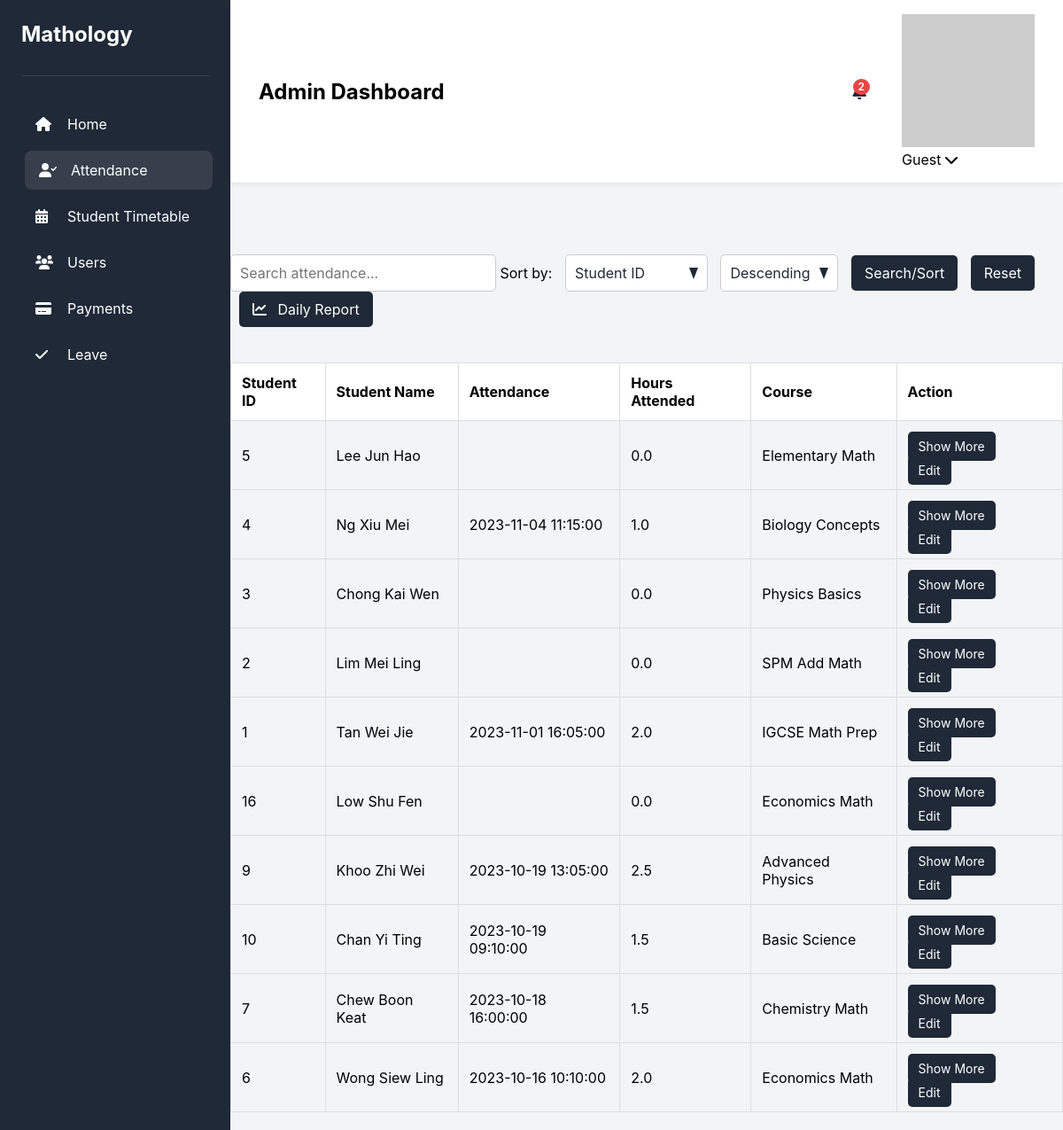
The app's page /Pages/admin/attendance.php, older data.
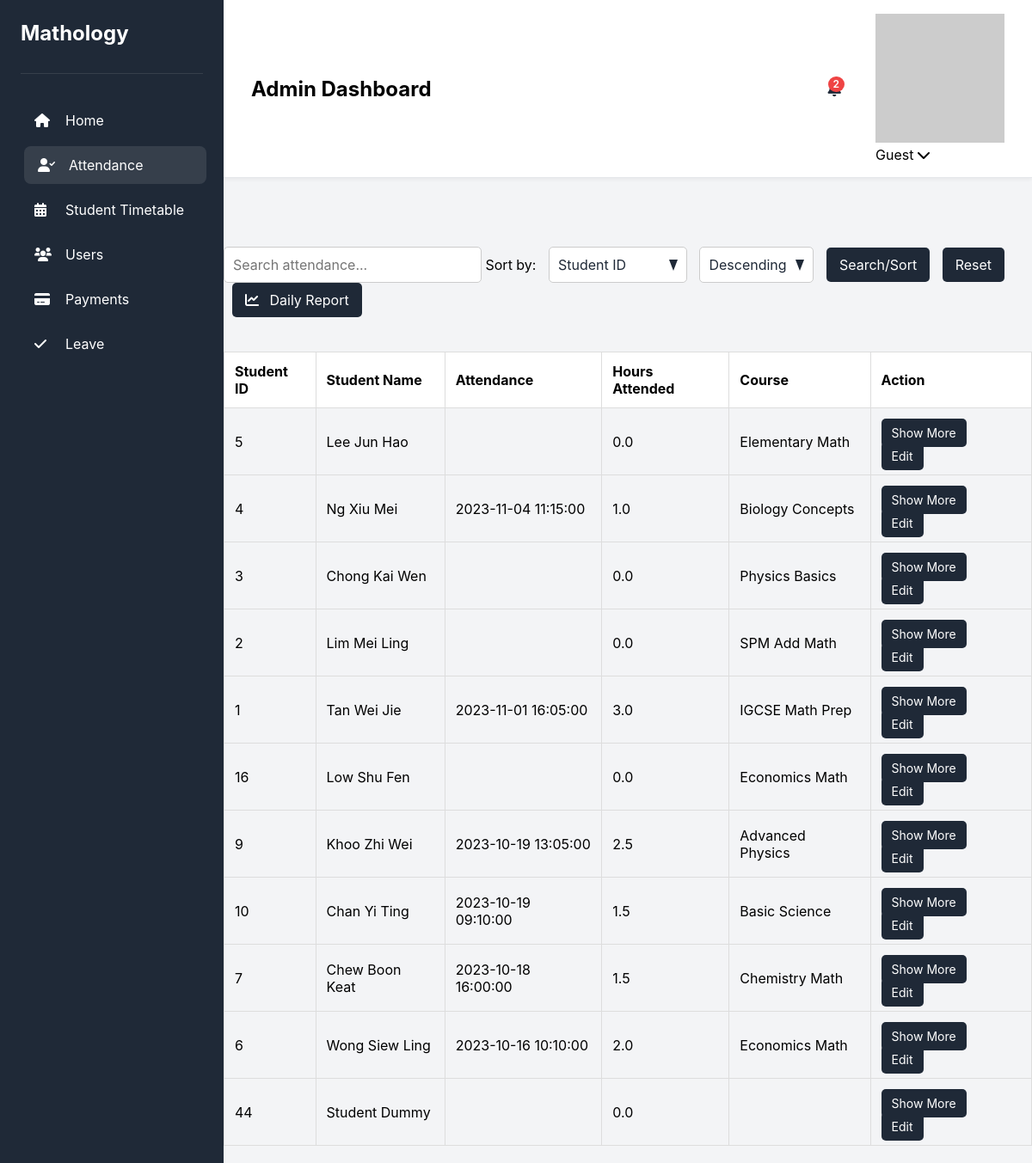
The same page, newer data.
### tables this page shows
CREATE TABLE `attendance_records` (
  `record_id` int(11) NOT NULL,
  `student_id` int(11) DEFAULT NULL,
  `instructor_id` int(11) DEFAULT NULL,
  `timetable_datetime` datetime NOT NULL COMMENT 'Scheduled date/time of the session',
  `attendance_datetime` datetime DEFAULT NULL COMMENT 'Actual date/time of attendance',
  `hours_attended` decimal(4,1) DEFAULT 0.0 COMMENT 'In 0.5 increments (e.g., 1.5 hours)',
  `hours_replacement` decimal(4,1) DEFAULT 0.0 COMMENT 'Replacement hours booked',
  `hours_remaining` decimal(4,1) DEFAULT 0.0 COMMENT 'Remaining balance (e.g., for packages)',
  `status` enum('attended','missed','replacement_booked') DEFAULT 'attended',
  `created_at` timestamp NOT NULL DEFAULT current_timestamp(),
  `updated_at` timestamp NOT NULL DEFAULT current_timestamp() ON UPDATE current_timestamp(),
  `course` varchar(100) NOT NULL COMMENT 'Course name (matches student/instructor timetable)'
);

CREATE TABLE `students` (
  `student_id` int(11) NOT NULL,
  `Last_Name` varchar(50) DEFAULT NULL,
  `First_Name` varchar(50) DEFAULT NULL,
  `Gender` tinyint(1) DEFAULT NULL,
  `DOB` date DEFAULT NULL,
  `School_Syllabus` text DEFAULT NULL,
  `School_Intake` varchar(20) DEFAULT NULL,
  `Current_School_Grade` text DEFAULT NULL,
  `School` varchar(100) DEFAULT NULL,
  `Mathology_Level` text DEFAULT NULL,
  `enrollment_date` date DEFAULT NULL,
  `status` enum('active','inactive','graduated') DEFAULT 'active',
  `How_Did_You_Heard_About_Us` varchar(100) DEFAULT NULL
);

### sql/attendance_data.php (the view, shortened to what this page needs)
<?php
$sort_column = isset($_GET['sort']) ? $_GET['sort'] : 'timetable_datetime';
$sort_direction = isset($_GET['direction']) ? $_GET['direction'] : 'DESC';
switch ($sort) {
    default:
        $sort_column = "ar.timetable_datetime";
}
$sql = "
    SELECT
        ar.*,
        s.First_Name AS student_first_name, s.Last_Name AS student_last_name,
        i.First_Name AS instructor_first_name, i.Last_Name AS instructor_last_name
    FROM attendance_records ar
    LEFT JOIN students s ON ar.student_id = s.student_id
    LEFT JOIN instructor i ON ar.instructor_id = i.instructor_id
";
$sql .= " ORDER BY $sort_column $sort_direction";
$result = $conn->query($sql);
echo "<table id='attendanceTable' class='attendence'>
        <thead>
            <tr class='attendance_title'>";
echo "<th>Student ID</th>";
echo "<th>Student Name</th>";
echo "<th>Attendance</th>";
echo "<th>Hours Attended</th>";
echo "<th>Course</th>";
echo "<th>Action</th>";
echo "  </tr>
        </thead>
        <tbody>";
if ($result && $result->num_rows > 0) {
    while ($row = $result->fetch_assoc()) {
        echo "<tr>";
        echo "<td data-student-id='{$row['student_id']}'>" . htmlspecialchars($row['student_id']) . "</td>";
        $studentName = htmlspecialchars($row['student_last_name'] . ' ' . $row['student_first_name']);
        echo "<td>$studentName</td>";
        echo "<td>" . htmlspecialchars($row['attendance_datetime']) . "</td>";
        echo "<td>" . htmlspecialchars($row['hours_attended']) . "</td>";
        echo "<td>" . htmlspecialchars($row['course']) . "</td>";
        echo "<td>
        <button onclick=\"toggleDetails('details-{$row['record_id']}')\">Show More</button>
                <a href='../../sql/edit_attendance.php?record_id={$row['record_id']}'>Edit</a>
              </td>";
        echo "</tr>";
    }
} else {
    echo "<tr><td colspan='6'>No attendance records found.</td></tr>";
}
echo "</tbody></table>";

### Pages/admin/attendance.php (shortened to what this page needs)
<?php
$search = isset($_GET['search']) ? $_GET['search'] : '';
$sort = isset($_GET['sort']) ? $_GET['sort'] : 'timetable_datetime';
$direction = isset($_GET['direction']) ? $_GET['direction'] : 'DESC';
?>
<!DOCTYPE html>
<html lang="en">
<head>
    <link rel="stylesheet" href="../../Styles/common.css" />
    <link rel="stylesheet" href="../../Styles/attendance.css?v=<?php echo time(); ?>" />
    <link rel="stylesheet" href="https://cdnjs.cloudflare.com/ajax/libs/font-awesome/6.0.0/css/all.min.css" />
</head>
<body>
    <div class="dashboard-container">
        <?php require("../includes/Aside_Nav.php"); ?>
        <main class="main-content">
            <?php require("../includes/Top_Nav_Bar_Admin.php"); ?>
            <br>
            <br>
            <br><br>
            <div class="search-bar">
                <form method="GET" action="attendance.php">
                    <input type="text" name="search" placeholder="Search attendance..." value="<?php echo htmlspecialchars($search); ?>">
                    <label for="sort">Sort by:</label>
                    <select id="sort" name="sort">
                        <option value="student_id" <?php if ($sort === 'student_id') echo 'selected'; ?>>Student ID</option>
                    </select>
                    <select id="direction" name="direction">
                        <option value="DESC" <?php if ($direction === 'DESC') echo 'selected'; ?>>Descending</option>
                    </select>
                    <button type="submit">Search/Sort</button>
                    <button type="button" id="reset-button" onclick="window.location='attendance.php'">Reset</button>
                    <button type="button" onclick="window.location='daily_report.php'">
                        <i class="fas fa-chart-line" style="margin-right: 8px;"></i> Daily Report
                    </button>
                </form>
            </div>
            <div class="table-container">
                <?php include '../../sql/attendance_data.php'; ?>
            </div>
        </main>
    </div>
</body>
</html>

### Pages/includes/Aside_Nav.php
<aside class="sidebar">
    <div class="logo-container">
        <h2>Mathology</h2>
    </div>
    <nav class="side-nav">
        <a href="../admin/dashboardAdmin.php"
            class="nav-item <?php echo basename($_SERVER['PHP_SELF']) == 'dashboardAdmin.php' ? 'active' : ''; ?>">
            <i class="fas fa-home"></i>
            <span>Home</span>
        </a>
        <a href="../admin/attendance.php"
            class="nav-item <?php echo basename($_SERVER['PHP_SELF']) == 'attendance.php' ? 'active' : ''; ?>">
            <i class="fas fa-user-check"></i>
            <span>Attendance</span>
        </a>
        <a href="../admin/timetable_approve.php"
            class="nav-item <?php echo basename($_SERVER['PHP_SELF']) == 'timetable_approve.php' ? 'active' : ''; ?>">
            <i class="fas fa-calendar-alt"></i>
            <span>Student Timetable</span>
        </a>
        <a href="../admin/users.php"
            class="nav-item <?php echo basename($_SERVER['PHP_SELF']) == 'users.php' ? 'active' : ''; ?>">
            <i class="fas fa-users"></i>
            <span>Users</span>
        </a>
        <a href="../admin/payment.php"
            class="nav-item <?php echo basename($_SERVER['PHP_SELF']) == 'payment.php' ? 'active' : ''; ?>">
            <i class="fas fa-credit-card"></i>
            <span>Payments</span>
        </a>
        <a href="../admin/leave.php"
            class="nav-item <?php echo basename($_SERVER['PHP_SELF']) == 'leave.php' ? 'active' : ''; ?>">
            <i class="fas fa-check"></i>
            <span>Leave</span>
        </a>
    </nav>
</aside>

### Pages/includes/Top_Nav_Bar_Admin.php (shortened to what this page needs)
<?php
$userName = 'Guest';
$profileImage = 'https://via.placeholder.com/150';
?>
<nav class="top-nav">
    <div class="nav-left">
        <h1>Admin Dashboard</h1>
    </div>
    <div class="nav-right">
        <div class="notifications">
            <button class="notification-btn" id="notification-toggle">
                <span class="notification-badge">2</span>
            </button>
        </div>
        <div class="user-profile">
            <img src="<?php echo $profileImage; ?>" alt="Profile" class="profile-img">
            <div class="profile-dropdown">
                <span class="user-name"><?php echo htmlspecialchars($userName); ?></span>
                <i class="fas fa-chevron-down"></i>
            </div>
        </div>
    </div>
</nav>

### Styles/common.css (style rules this page uses)
:root { --primary-color: #4f46e5; --secondary-color: #818cf8; --background-color: #f3f4f6; --sidebar-color: #1f2937; --text-color: #1f2937; --text-light: #6b7280; --border-color: #e5e7eb; --white: #ffffff; --event-color-1: #fef3c7; --event-color-2: #dcfce7; --event-color-3: #dbeafe; --transition-speed: 0.3s; }
* { margin: 0; padding: 0; box-sizing: border-box; font-family: 'Inter', sans-serif; }
.dashboard-container { display: flex; min-height: 100vh; }
.sidebar { width: 260px; background-color: var(--sidebar-color); color: var(--white); padding: 1.5rem; display: flex; flex-direction: column; transition: all var(--transition-speed) ease; box-shadow: 2px 0 8px rgba(0, 0, 0, 0.1); }
.logo-container { display: flex; align-items: center; gap: 1rem; padding-bottom: 2rem; border-bottom: 1px solid rgba(255, 255, 255, 0.1); }
.side-nav { margin-top: 2rem; display: flex; flex-direction: column; gap: 0.5rem; }
.nav-item { display: flex; align-items: center; gap: 1rem; padding: 0.75rem 1rem; color: var(--white); text-decoration: none; border-radius: 0.5rem; transition: all var(--transition-speed) ease; position: relative; overflow: hidden; }
.nav-item:hover, .nav-item.active { background-color: rgba(255, 255, 255, 0.1); transform: translateX(4px); }
.nav-item i { width: 20px; transition: transform var(--transition-speed) ease; }
.main-content { flex: 1; background-color: var(--background-color); display: flex; flex-direction: column; }
.top-nav { background-color: var(--white); padding: 1rem 2rem; display: flex; justify-content: space-between; align-items: center; border-bottom: 1px solid var(--border-color); box-shadow: 0 2px 4px rgba(0, 0, 0, 0.05); }
.nav-left { display: flex; align-items: center; gap: 1rem; }
.nav-right { display: flex; align-items: center; gap: 2rem; }
.notifications { position: relative; }
.notification-btn { background: none; border: none; cursor: pointer; position: relative; padding: 0.5rem; border-radius: 50%; transition: all var(--transition-speed) ease; color: var(--text-color); font-size: 1.1rem; }
.notification-badge { position: absolute; top: 0.25rem; right: 0.25rem; background-color: #ef4444; color: white; font-size: 0.75rem; font-weight: 600; padding: 0.125rem 0.375rem; border-radius: 10px; min-width: 18px; height: 18px; display: flex; align-items: center; justify-content: center; animation: pulse 2s infinite; }
.user-profile { position: relative; }
.user-name { cursor: pointer; }

### Styles/attendance.css (style rules this page uses)
.attendence { width: 100%; border-collapse: collapse; margin: 20px 0; }
.attendence th, .attendence td { padding: 12px; border: 1px solid #ddd; text-align: left; }
.attendence th { background-color: white; cursor: pointer; position: relative; }
.search-bar { display: flex; justify-content: center; margin-bottom: 20px; }
.search-bar input[type="text"] { width: 300px; padding: 10px; border: 1px solid #ccc; border-radius: 5px; font-size: 16px; transition: box-shadow 0.3s ease-in-out; }
.search-bar button { padding: 10px 15px; margin-left: 10px; border: none; background-color: #1f2937; color: white; font-size: 16px; border-radius: 5px; cursor: pointer; transition: background-color 0.3s ease-in-out; }
.search-bar select { padding: 10px; border: 1px solid #ccc; border-radius: 5px; font-size: 16px; background-color: white; color: #1f2937; transition: box-shadow 0.3s ease-in-out, border-color 0.3s ease-in-out; margin-left: 10px; cursor: pointer; }
.search-bar select { -webkit-appearance: none; -moz-appearance: none; appearance: none; background-repeat: no-repeat; background-position: right 10px center; background-size: 10px; padding-right: 30px; }
table.attendence a, table.attendence button { padding: 8px 12px; margin-right: 5px; border: none; background-color: #1f2937; color: white; font-size: 14px; border-radius: 5px; cursor: pointer; text-decoration: none; transition: background-color 0.3s ease-in-out; }

Row changes from the older to the newer data that the page shows:
changed attendance_records "IGCSE Math Prep": hours_attended "2.0" → "3.0"
added attendance_records: student "44", student.First_Name "Student Dummy", hours_attended "0.0"
